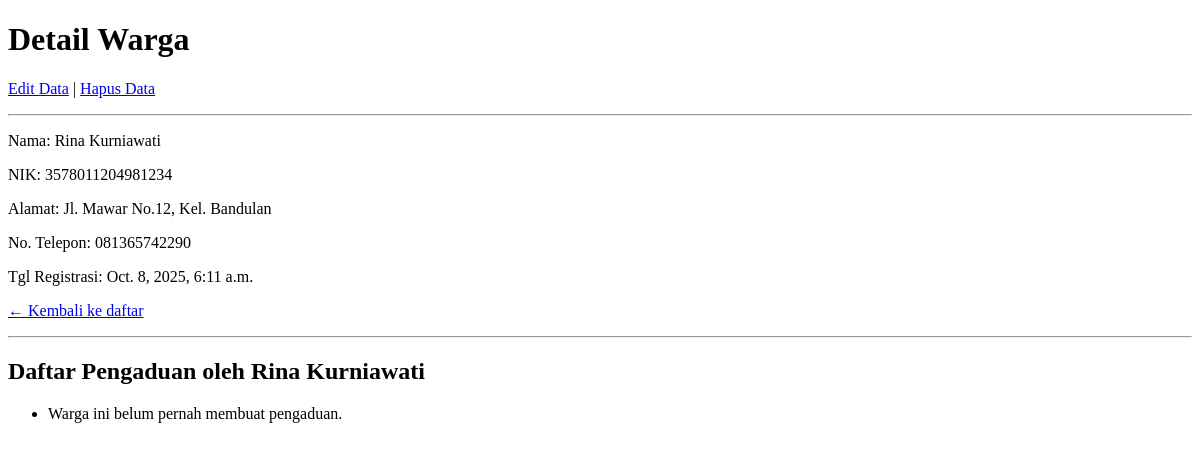
The page /warga/1/ on the database as committed earlier.
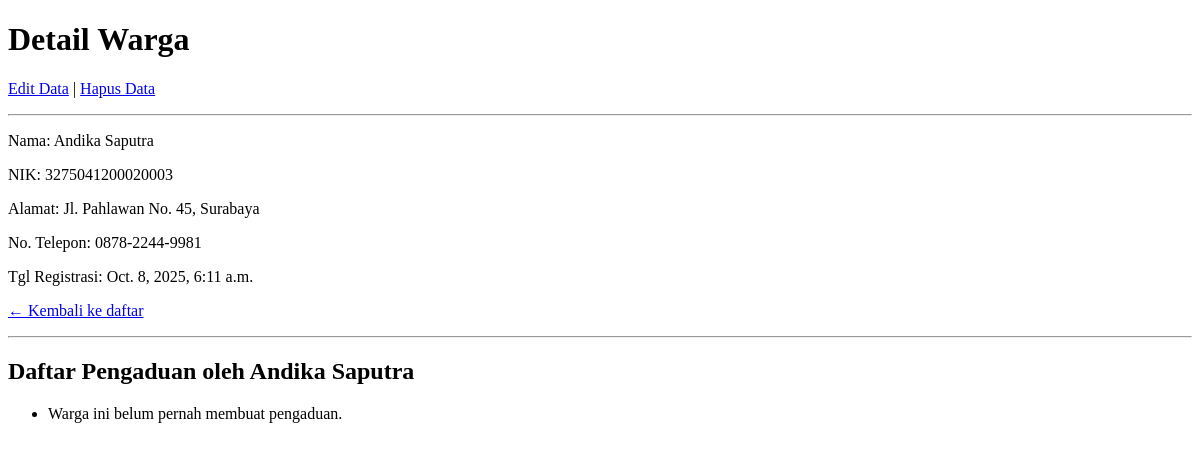
The same page on the database as committed later.
### warga/models.py (models this page shows, shortened)
class Warga(models.Model):
    nik = models.CharField(max_length=16, unique=True, verbose_name="Nomor Induk Kependudukan")
    nama_lengkap = models.CharField(max_length=100, verbose_name="Nama Lengkap")
    alamat = models.TextField(verbose_name="Alamat Tinggal")
    no_telepon = models.CharField(max_length=15, blank=True, verbose_name="Nomor Telepon")
    tanggal_registrasi = models.DateTimeField(auto_now_add=True)

### warga/views.py (the view)
# urls.py: path('<int:pk>/', WargaDetailView.as_view(), name='warga-detail'),
class WargaDetailView(DetailView):
    model = Warga
    template_name = 'warga/warga_detail.html'
    context_object_name = 'warga'
    def get_queryset(self):
        return Warga.objects.prefetch_related('pengaduan')

### warga/templates/warga/warga_detail.html
<!DOCTYPE html>
<html>
<head><title>Detail Warga</title></head>
<body>
  <h1>Detail Warga</h1>
  <p>
  <a href="{% url 'warga-edit' object.pk %}">Edit Data</a> |
  <a href="{% url 'warga-hapus' object.pk %}">Hapus Data</a>
</p>
<hr>
  <p>Nama: {{ object.nama_lengkap }}</p>
  <p>NIK: {{ object.nik }}</p>
  <p>Alamat: {{ object.alamat }}</p>
  <p>No. Telepon: {{ object.no_telepon }}</p>
  <p>Tgl Registrasi: {{ object.tanggal_registrasi }}</p>
  <p><a href="{% url 'warga-list' %}">← Kembali ke daftar</a></p>
  <hr>
<h2>Daftar Pengaduan oleh {{ object.nama_lengkap }}</h2>
<ul>
  {% for aduan in object.pengaduan.all %}
    <li>
      <strong>{{ aduan.judul }}</strong> (Status: {{ aduan.get_status_display }})
      <p>{{ aduan.deskripsi }}</p>
    </li>
  {% empty %}
    <li>Warga ini belum pernah membuat pengaduan.</li>
  {% endfor %}
</ul>
</body>
</html>

Rows that differ between the two databases and show on the page:
changed Warga: nama_lengkap "Rina Kurniawati" → "Andika Saputra"; nik "3578011204981234" → "3275041200020003"; alamat "Jl. Mawar No.12, Kel. Bandulan" → "Jl. Pahlawan No. 45, Surabaya"; no_telepon "081365742290" → "0878-2244-9981"
